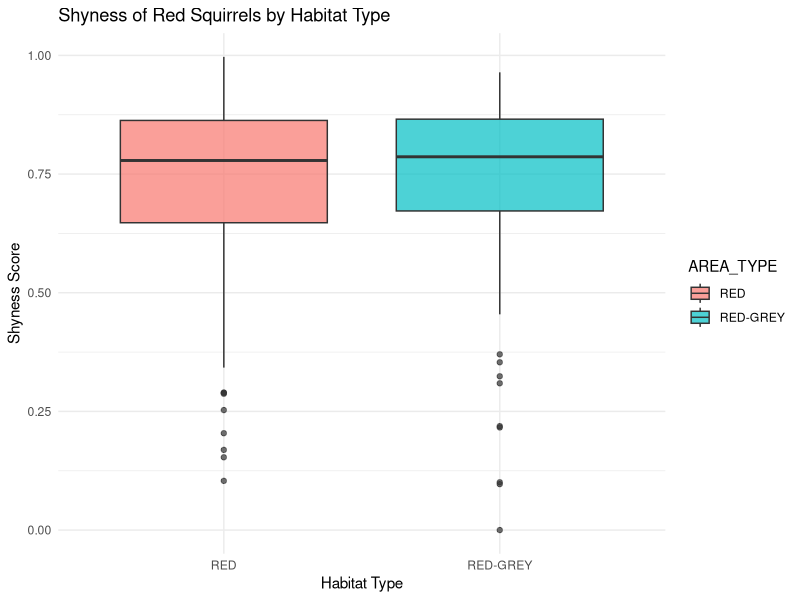
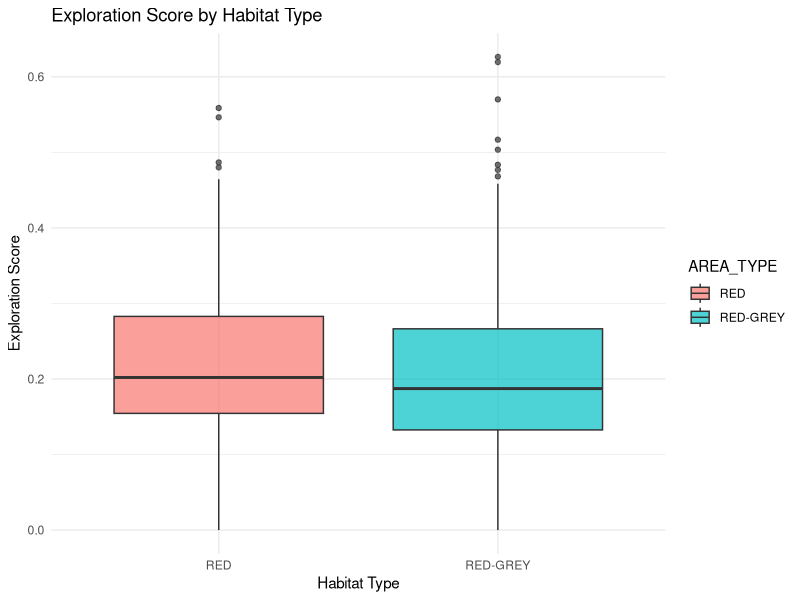
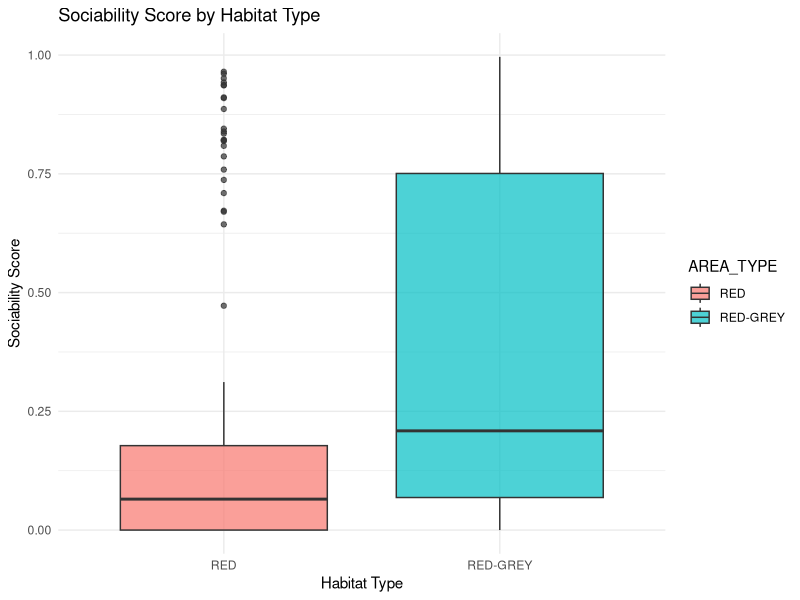
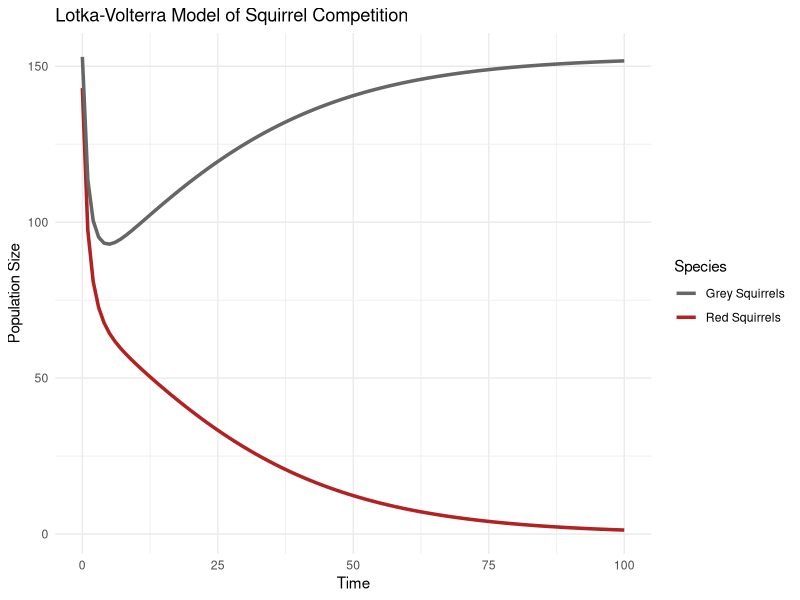
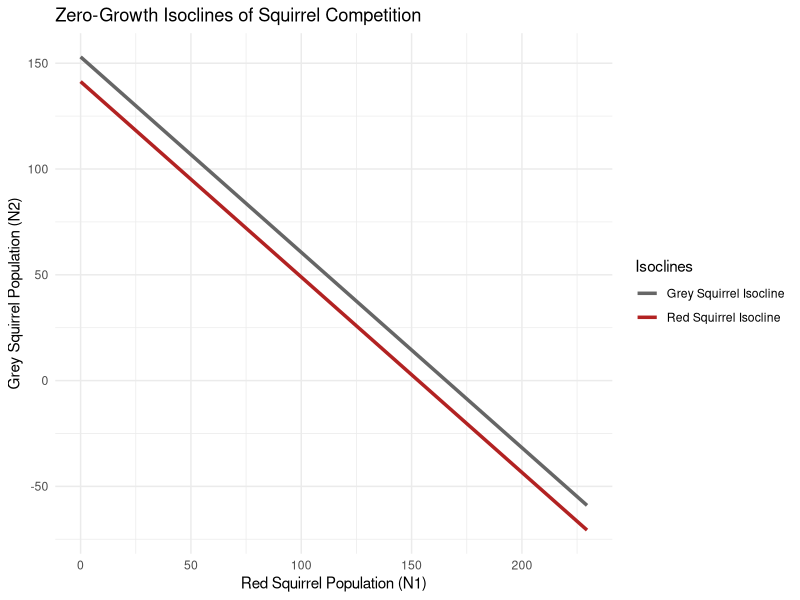

Here is the R script that generated these plots, in order:
## ---- chunk 1
library(readr)     
library(dplyr)     
library(ggplot2)   

setwd("~/Desktop")

squirrels <- read_csv2("squirrels.csv")

head(squirrels)
## ---- chunk 2
colnames(squirrels)

str(squirrels)

library(dplyr)

behavior_cols <- c("SHYNESS4", "EXPLORATION4", "ACTIVITY4.oft", "SOCIABILITY3", 
                   "AVOIDANCE3", "OTHER3.mis", "ALERT3")

squirrels <- squirrels %>%
  mutate(across(all_of(behavior_cols), ~ as.numeric(gsub(",", ".", .))))

summary(squirrels)

summary(squirrels[behavior_cols])

colSums(is.na(squirrels))

table(squirrels$AREA_TYPE)

squirrels %>% 
  group_by(AREA_TYPE) %>%
  summarise(across(c(SHYNESS4, EXPLORATION4, ACTIVITY4.oft, SOCIABILITY3), mean, na.rm = TRUE))
## ---- chunk 3
library(dplyr)

behavior_cols <- c("SHYNESS4", "EXPLORATION4", "ACTIVITY4.oft", 
                   "SOCIABILITY3", "AVOIDANCE3", "OTHER3.mis", "ALERT3")

squirrels <- squirrels %>%
  mutate(across(all_of(behavior_cols), ~ as.numeric(gsub(",", ".", .))))

str(squirrels[behavior_cols])
summary(squirrels[behavior_cols])
## ---- chunk 4
library(ggplot2)

ggplot(squirrels, aes(x = AREA_TYPE, y = SHYNESS4, fill = AREA_TYPE)) +
  geom_boxplot(alpha = 0.7) +
  labs(title = "Shyness of Red Squirrels by Habitat Type",
       x = "Habitat Type", y = "Shyness Score") +
  theme_minimal()

ggplot(squirrels, aes(x = AREA_TYPE, y = EXPLORATION4, fill = AREA_TYPE)) +
  geom_boxplot(alpha = 0.7) +
  labs(title = "Exploration Score by Habitat Type",
       x = "Habitat Type", y = "Exploration Score") +
  theme_minimal()

ggplot(squirrels, aes(x = AREA_TYPE, y = SOCIABILITY3, fill = AREA_TYPE)) +
  geom_boxplot(alpha = 0.7) +
  labs(title = "Sociability Score by Habitat Type",
       x = "Habitat Type", y = "Sociability Score") +
  theme_minimal()
## ---- chunk 5
library(deSolve)

lotka_volterra_competition <- function(t, state, parms) {
  with(as.list(c(state, parms)), {
    dN1dt <- r1 * N1 * (1 - (N1 + alpha12 * N2) / K1)
    dN2dt <- r2 * N2 * (1 - (N2 + alpha21 * N1) / K2)
    
    list(c(dN1dt, dN2dt))
  })
}
## ---- chunk 6
times <- seq(0, 100, by = 1)

N01 <- nrow(squirrels %>% filter(AREA_TYPE == "RED"))     
N02 <- nrow(squirrels %>% filter(AREA_TYPE == "RED-GREY")) 

r1 <- mean(squirrels$ACTIVITY4.oft[squirrels$AREA_TYPE == "RED"], na.rm = TRUE)
r2 <- mean(squirrels$ACTIVITY4.oft[squirrels$AREA_TYPE == "RED-GREY"], na.rm = TRUE)

intra_data <- squirrels %>%
  arrange(AREA_TYPE, BM) %>%
  group_by(AREA_TYPE) %>%
  mutate(lag_BM = lag(BM), change_BM = BM - lag_BM) %>%
  filter(!is.na(lag_BM))

a11 <- coef(lm(change_BM ~ lag_BM, data = intra_data %>% filter(AREA_TYPE == "RED")))[2]

a22 <- coef(lm(change_BM ~ lag_BM, data = intra_data %>% filter(AREA_TYPE == "RED-GREY")))[2]

avg_mass <- squirrels %>% group_by(AREA_TYPE) %>% summarise(avg_BM = mean(BM, na.rm = TRUE))

a12 <- avg_mass$avg_BM[avg_mass$AREA_TYPE == "RED-GREY"] / avg_mass$avg_BM[avg_mass$AREA_TYPE == "RED"]
a21 <- avg_mass$avg_BM[avg_mass$AREA_TYPE == "RED"] / avg_mass$avg_BM[avg_mass$AREA_TYPE == "RED-GREY"]
## ---- chunk 7
library(deSolve)
library(ggplot2)

params <- list(
  r1 = r1,
  r2 = r2,
  K1 = max(N01, N02),    
  K2 = max(N01, N02),
  alpha12 = a12,
  alpha21 = a21
)

state <- c(N1 = N01, N2 = N02)

out <- ode(
  y = state,
  times = times,
  func = lotka_volterra_competition,
  parms = params
)

out_df <- as.data.frame(out)

ggplot(out_df, aes(x = time)) +
  geom_line(aes(y = N1, color = "Red Squirrels"), linewidth = 1.2) +
  geom_line(aes(y = N2, color = "Grey Squirrels"), linewidth = 1.2) +
  labs(title = "Lotka-Volterra Model of Squirrel Competition",
       x = "Time", y = "Population Size") +
  scale_color_manual(name = "Species", values = c("Red Squirrels" = "firebrick", "Grey Squirrels" = "gray40")) +
  theme_minimal()
## ---- chunk 8
zgi_data <- data.frame(
  N1 = seq(0, max(N01, N02) * 1.5, length.out = 100)
)

# Red Squirrel isocline (N1 fixed, solve for N2)
zgi_data$N2_red = (params$K1 - zgi_data$N1) / params$alpha12

zgi_data$N2_grey = params$K2 - params$alpha21 * zgi_data$N1

ggplot(zgi_data, aes(x = N1)) +
  geom_line(aes(y = N2_red, color = "Red Squirrel Isocline"), linewidth = 1.2) +
  geom_line(aes(y = N2_grey, color = "Grey Squirrel Isocline"), linewidth = 1.2) +
  labs(title = "Zero-Growth Isoclines of Squirrel Competition",
       x = "Red Squirrel Population (N1)",
       y = "Grey Squirrel Population (N2)") +
  scale_color_manual(name = "Isoclines",
                     values = c("Red Squirrel Isocline" = "firebrick", 
                                "Grey Squirrel Isocline" = "gray40")) +
  theme_minimal()
